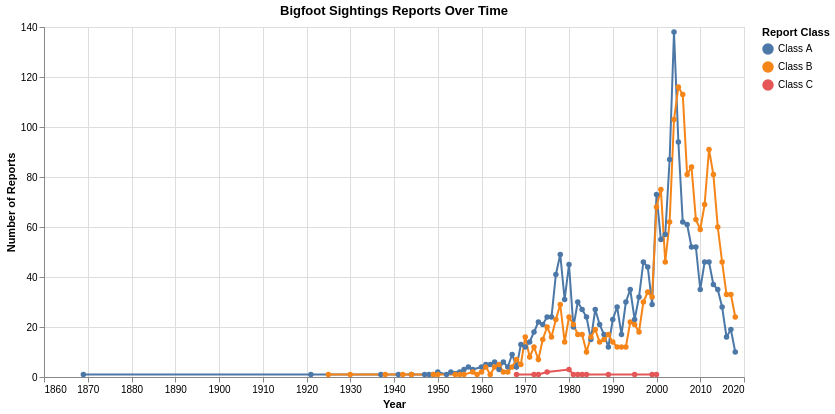

The notebook cell saved with this chart:
### Code cell
# Prepare yearly report counts
df2 = df[["date", "classification"]].copy()

df2["date"] = pd.to_datetime(
    df2["date"], errors="coerce", format="mixed"
)

df2 = df2.dropna(subset=["date", "classification"])
df2["Year"] = df2["date"].dt.year

yearly = (
    df2.groupby(["Year", "classification"])
    .size()
    .reset_index(name="Reports")
)

# Create classification dropdown
classes = sorted(yearly["classification"].unique().tolist())

class_selector = alt.param(
    name="selected_class",
    value="All",
    bind=alt.binding_select(
        options=["All"] + classes,
        name="Classification: "
    )
)

# Interactive line chart
chart2 = (
    alt.Chart(yearly)
    .mark_line(point=True)
    .encode(
        x=alt.X("Year:Q", axis=alt.Axis(format="d")),
        y=alt.Y("Reports:Q", title="Number of Reports"),
        color=alt.Color("classification:N", title="Report Class"),
        tooltip=["Year:Q", "classification:N", "Reports:Q"]
    )
    .transform_filter(
        'selected_class == "All" || datum.classification == selected_class'
    )
    .add_params(class_selector)
    .properties(
        width=700,
        height=350,
        title="Bigfoot Sightings Reports Over Time"
    )
)

print("Reports with usable dates:", len(df2))
chart2

### Figure 1 — Vega-Lite specification as saved in the notebook (floating-point values rounded to 4 significant figures; data arrays with more than 128 entries replaced by an {"elided": "..."} marker saying what was removed)
{"config": {"view": {"continuousWidth": 300, "continuousHeight": 300}}, "data": {"name": "data-622257d8f3134139aa9f4f16abe4179f"}, "mark": {"type": "line", "point": true}, "encoding": {"color": {"field": "classification", "title": "Report Class", "type": "nominal"}, "tooltip": [{"field": "Year", "type": "quantitative"}, {"field": "classification", "type": "nominal"}, {"field": "Reports", "type": "quantitative"}], "x": {"axis": {"format": "d"}, "field": "Year", "type": "quantitative"}, "y": {"field": "Reports", "title": "Number of Reports", "type": "quantitative"}}, "height": 350, "params": [{"name": "selected_class", "bind": {"input": "select", "options": ["All", "Class A", "Class B", "Class C"], "name": "Classification: "}, "value": "All"}], "title": "Bigfoot Sightings Reports Over Time", "transform": [{"filter": "selected_class == \"All\" || datum.classification == selected_class"}], "width": 700, "$schema": "https://vega.github.io/schema/vega-lite/v6.4.1.json", "datasets": {"data-622257d8f3134139aa9f4f16abe4179f": {"elided": "158 records"}}}
